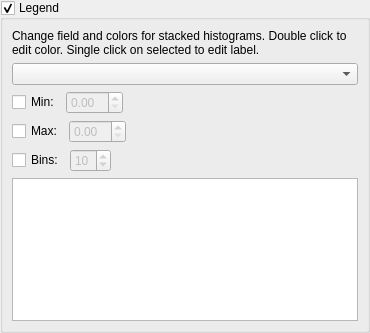
<?xml version="1.0" encoding="UTF-8"?>
<ui version="4.0">
 <class>PartitionWidget</class>
 <widget class="QWidget" name="PartitionWidget">
  <property name="geometry">
   <rect>
    <x>0</x>
    <y>0</y>
    <width>370</width>
    <height>333</height>
   </rect>
  </property>
  <property name="windowTitle">
   <string>Form</string>
  </property>
  <layout class="QVBoxLayout" name="verticalLayout">
   <property name="leftMargin">
    <number>0</number>
   </property>
   <property name="topMargin">
    <number>0</number>
   </property>
   <property name="rightMargin">
    <number>0</number>
   </property>
   <property name="bottomMargin">
    <number>0</number>
   </property>
   <item>
    <widget class="QGroupBox" name="groupBox">
     <property name="title">
      <string>Legend</string>
     </property>
     <property name="checkable">
      <bool>true</bool>
     </property>
     <layout class="QVBoxLayout" name="verticalLayout_2">
      <item>
       <widget class="QLabel" name="description">
        <property name="text">
         <string>Change field and colors for stacked histograms. Double click to edit color. Single click on selected to edit label.</string>
        </property>
        <property name="wordWrap">
         <bool>true</bool>
        </property>
       </widget>
      </item>
      <item>
       <widget class="QComboBox" name="comboBox"/>
      </item>
      <item>
       <layout class="QHBoxLayout" name="minLayout">
        <item>
         <widget class="QCheckBox" name="minCheckBox">
          <property name="text">
           <string>Min:</string>
          </property>
         </widget>
        </item>
        <item>
         <widget class="QDoubleSpinBox" name="minSpinBox">
          <property name="enabled">
           <bool>false</bool>
          </property>
         </widget>
        </item>
        <item>
         <spacer name="horizontalSpacer">
          <property name="orientation">
           <enum>Qt::Horizontal</enum>
          </property>
          <property name="sizeHint" stdset="0">
           <size>
            <width>40</width>
            <height>20</height>
           </size>
          </property>
         </spacer>
        </item>
       </layout>
      </item>
      <item>
       <layout class="QHBoxLayout" name="maxLayout">
        <item>
         <widget class="QCheckBox" name="maxCheckBox">
          <property name="text">
           <string>Max:</string>
          </property>
         </widget>
        </item>
        <item>
         <widget class="QDoubleSpinBox" name="maxSpinBox">
          <property name="enabled">
           <bool>false</bool>
          </property>
         </widget>
        </item>
        <item>
         <spacer name="horizontalSpacer_2">
          <property name="orientation">
           <enum>Qt::Horizontal</enum>
          </property>
          <property name="sizeHint" stdset="0">
           <size>
            <width>40</width>
            <height>20</height>
           </size>
          </property>
         </spacer>
        </item>
       </layout>
      </item>
      <item>
       <layout class="QHBoxLayout" name="binLayout">
        <item>
         <widget class="QCheckBox" name="binCheckBox">
          <property name="text">
           <string>Bins:</string>
          </property>
         </widget>
        </item>
        <item>
         <widget class="QSpinBox" name="binSpinBox">
          <property name="enabled">
           <bool>false</bool>
          </property>
          <property name="minimum">
           <number>1</number>
          </property>
          <property name="value">
           <number>10</number>
          </property>
         </widget>
        </item>
        <item>
         <spacer name="horizontalSpacer_3">
          <property name="orientation">
           <enum>Qt::Horizontal</enum>
          </property>
          <property name="sizeHint" stdset="0">
           <size>
            <width>40</width>
            <height>20</height>
           </size>
          </property>
         </spacer>
        </item>
       </layout>
      </item>
      <item>
       <widget class="QListView" name="listView">
        <property name="editTriggers">
         <set>QAbstractItemView::EditKeyPressed|QAbstractItemView::SelectedClicked</set>
        </property>
       </widget>
      </item>
     </layout>
    </widget>
   </item>
  </layout>
 </widget>
 <resources/>
 <connections>
  <connection>
   <sender>binCheckBox</sender>
   <signal>toggled(bool)</signal>
   <receiver>binSpinBox</receiver>
   <slot>setEnabled(bool)</slot>
   <hints>
    <hint type="sourcelabel">
     <x>42</x>
     <y>199</y>
    </hint>
    <hint type="destinationlabel">
     <x>94</x>
     <y>199</y>
    </hint>
   </hints>
  </connection>
  <connection>
   <sender>minCheckBox</sender>
   <signal>toggled(bool)</signal>
   <receiver>minSpinBox</receiver>
   <slot>setEnabled(bool)</slot>
   <hints>
    <hint type="sourcelabel">
     <x>40</x>
     <y>117</y>
    </hint>
    <hint type="destinationlabel">
     <x>100</x>
     <y>117</y>
    </hint>
   </hints>
  </connection>
  <connection>
   <sender>maxCheckBox</sender>
   <signal>toggled(bool)</signal>
   <receiver>maxSpinBox</receiver>
   <slot>setEnabled(bool)</slot>
   <hints>
    <hint type="sourcelabel">
     <x>41</x>
     <y>158</y>
    </hint>
    <hint type="destinationlabel">
     <x>103</x>
     <y>158</y>
    </hint>
   </hints>
  </connection>
 </connections>
</ui>
